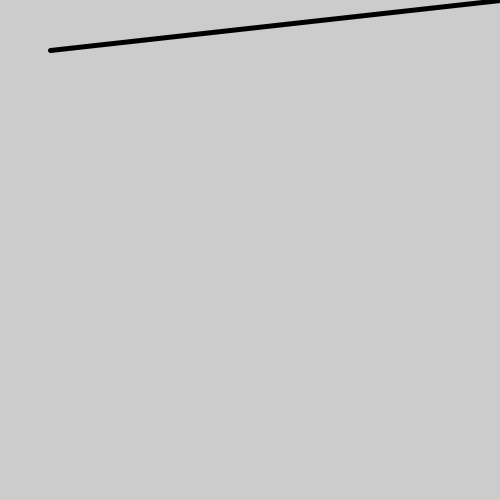
Frame 1 (no input)
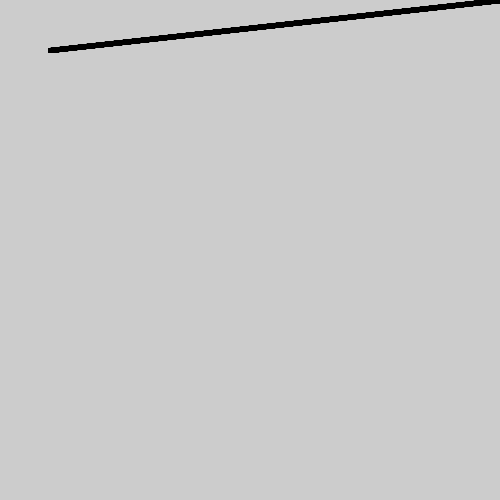
Frame 60 (the mouse pressed at the canvas centre just before this capture)
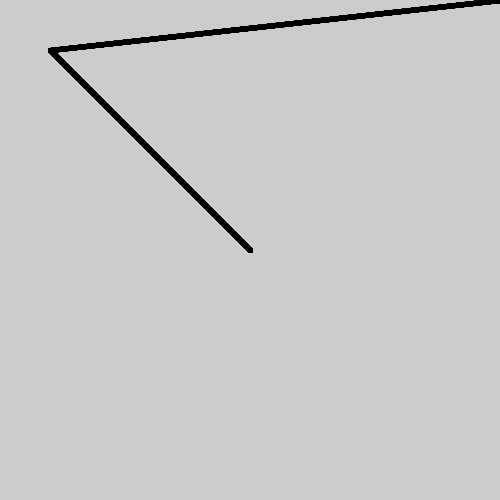
Frame 120 (the mouse held since frame 60 and released just before this capture)

The Processing sketch that drew these frames (run headless with seeded random() and noise(); from frame 60 on, the mouse is pressed at the canvas centre):

// Processing sketch: exercise_23_2
// ── exercise_23_2.pde
void setup() {
  size (500,500);
  strokeWeight(5);
  smooth();
  
}

void draw(){
  
 // if (mouseY = width, mouseY ==);
//}else{
  //mouseY = 0;
  if(mousePressed == true){
    
     line(mouseX,mouseY,50,50);
     
        } else if (mouseX >250){
  
 line(width - mouseX,height - mouseY,50,50);
     
     
  }else{
  
 line(width - mouseX,mouseY,50,50);
 
   
   }

}
